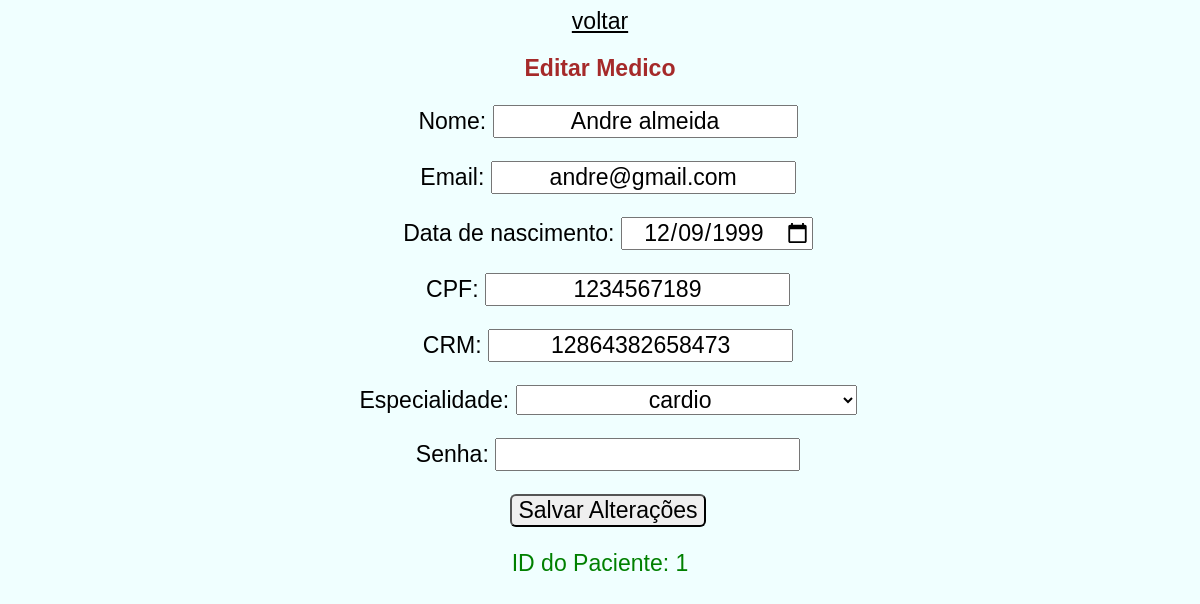
The app's page /portal_do_paciente/paciente/1/1/EditarMedico (signed in) with its own data.
### medicos/models.py (models this page shows, shortened)
class Medico(AbstractBaseUser, PermissionsMixin):
    id = models.AutoField(primary_key=True)
    nome = models.CharField(max_length=100)
    email = models.EmailField(max_length=100, unique=True, blank=True, null=True)  # Corrigido para EmailField e opcional
    data_de_nascimento = models.DateField(default=timezone.now)
    cpf = models.CharField(max_length=11, unique=True)  #Removido null=False, blank=True. CPF deve ser obrigatório.
    crm = models.CharField(max_length=20, unique=True)
    especialidade = models.ForeignKey(Especialidade, on_delete=models.SET_NULL, blank=True, null=True) # Relacionamento com Especialidade
    password = models.CharField(max_length=128)
    is_staff = models.BooleanField(default=False)
    is_superuser = models.BooleanField(default=False)
    is_active = models.BooleanField(default=True)
    USERNAME_FIELD = 'cpf'
    REQUIRED_FIELDS = ['email', 'crm', 'password']
    objects = MedicoManager()
    groups = models.ManyToManyField(
        'auth.Group',
        related_name='medico_set',
        blank=True
    )
    user_permissions = models.ManyToManyField(
        'auth.Permission',
        related_name='medico_permissions_set',
        blank=True
    )

class Especialidade(models.Model):
    nome = models.CharField(max_length=100, unique=True)
    def __str__(self):
        return self.nome

### portal_do_paciente/views_medicos.py (the view)
# urls.py: path('paciente/<int:id_adm>/<int:id_medico>/EditarMedico', views_medicos.editar_medico, name='editar_medico'),
@login_required
def editar_medico(request, id_medico, id_adm):
    try:
        medico = get_object_or_404(Medico, id=id_medico)
        adm = get_object_or_404(Paciente, id=id_adm)
    except:
        messages.error(request, 'Ocorreu um erro ao tentar realizar operação.')
        return redirect('cadastro')
    if request.method == 'POST':
        form = MedicoForm(request.POST, instance=medico)
        if form.is_valid():
            medico = form.save(commit=False)
            medico.set_password(form.cleaned_data['password'])
            medico.data_de_nascimento = form.cleaned_data['data_de_nascimento']
            medico.is_staff = False
            medico.is_superuser = False
            medico.is_active = True
            medico.save()
            return redirect('portal_do_paciente',id=id_adm) # Redireciona para o portal do paciente
        else:
            contexto = {'form': form, 'medico': medico, 'erro':
                        'Formulário inválido. Verifique os campos.'
                        }
            return render(request, 'editar_medico.html', contexto) # Renderiza a mesma página com os erros
    else:
        form = MedicoForm(instance=medico)
    context = {
            'form': form,
            'medico': medico,
            'id_adm': adm.id,
            }
    return render(request, 'editar_medico.html', context)

### medicos/forms.py
class MedicoForm(forms.ModelForm):
    class Meta:
        model = Medico
        fields = ['nome', 'email', 'data_de_nascimento', 'cpf', 'crm', 'especialidade', 'password']
        widgets = {
            'password': forms.PasswordInput(attrs={'class': 'form-control'}),
            'data_de_nascimento': forms.DateInput(attrs={'type': 'date', 'class': 'form-control'}),
            'cpf': forms.TextInput(attrs={'class': 'form-control'}),
            'crm': forms.TextInput(attrs={'class': 'form-control'}),
            'nome': forms.TextInput(attrs={'class': 'form-control'}),
            'email': forms.EmailInput(attrs={'class': 'form-control'}),
        }
        labels = {
            'cpf': 'CPF',
            'password': 'Senha',
            'crm':'CRM',
        }

### portal_do_paciente/templates/editar_medico.html (shortened to what this page needs)
{% load static %}
<link rel="stylesheet" href="{% static 'css/style_editar.css' %}">
<a href="{% url 'gestao_de_medicos' id=id_adm %}">voltar</a>
<h1>Editar Medico</h1>
<form method="post">
    {{ form.as_p }}
    <button type="submit">Salvar Alterações</button>
</form>
<p>ID do Paciente: {{ medico.id }}</p>

### static/css/style_editar.css (style rules this page uses)
@media (min-width: 768px) { * { color:black; font-size: 1.7rem; font-family: sans-serif; } }
@media (min-width: 768px) { h1 { color: brown; margin: 200px; } }
@media (min-width: 768px) { button { border-radius: 6px; } }
@media (min-width: 768px) { p { color:green } }
@media (min-width: 768px) { form { display: block; width: 100vw; } }
@media (min-width: 1200px) { * { text-align: center; color:black; font-size: 1.2rem; font-family: sans-serif; } }
@media (min-width: 1200px) { h1 { margin: 20px; } }
@media (min-width: 1200px) { button { border-radius: 6px; } }
@media (min-width: 1200px) { p { color:green } }
@media (min-width: 1200px) { * { color:black; font-size: 1.2rem; font-family: sans-serif; } }

### records on screen
Medico: nome "Andre almeida", email "andre@gmail.com", data_de_nascimento "12/09/1999", cpf "1234567189", crm "12864382658473", especialidade "cardio", id "1"
